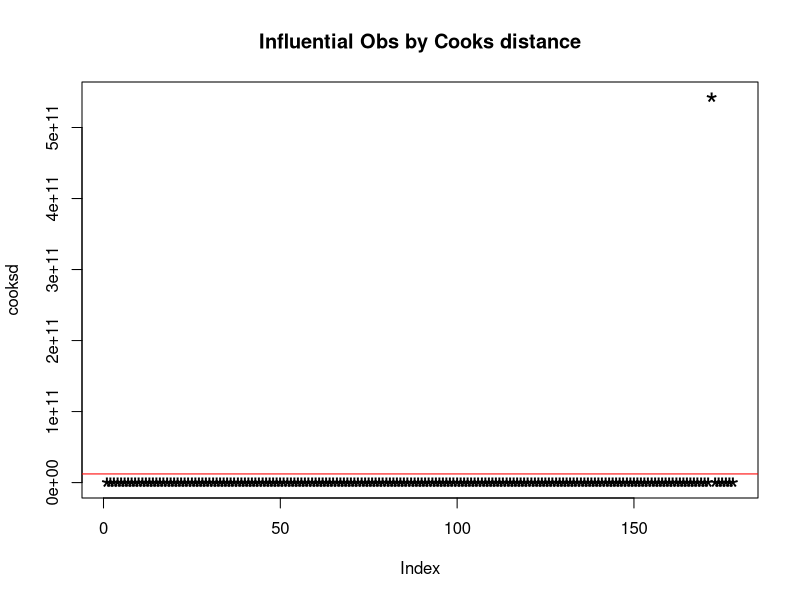
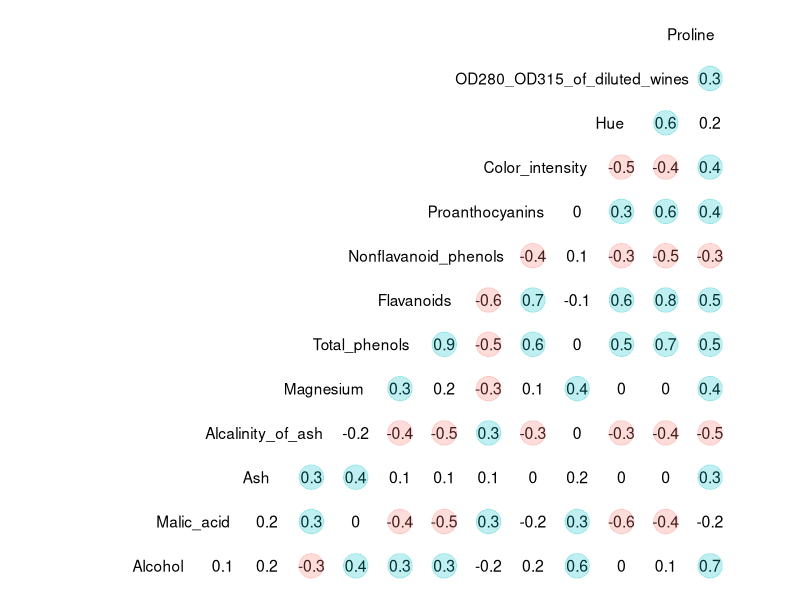
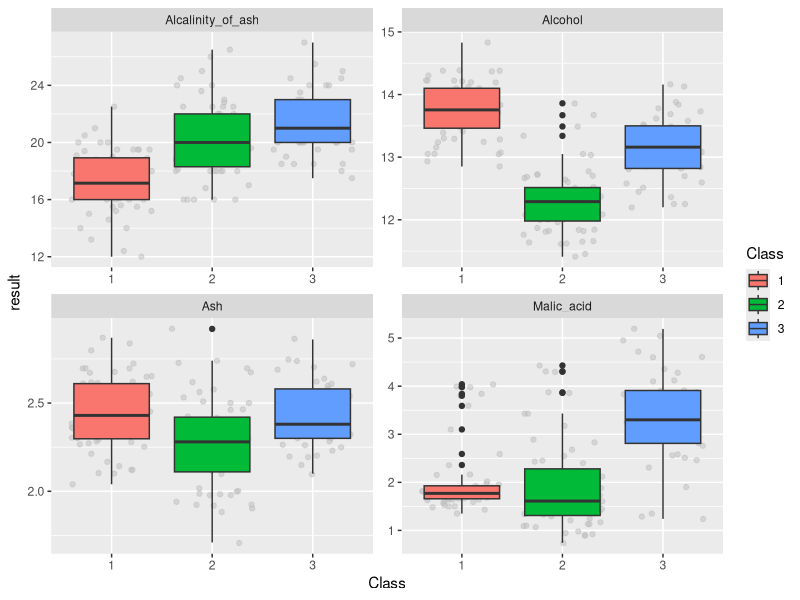
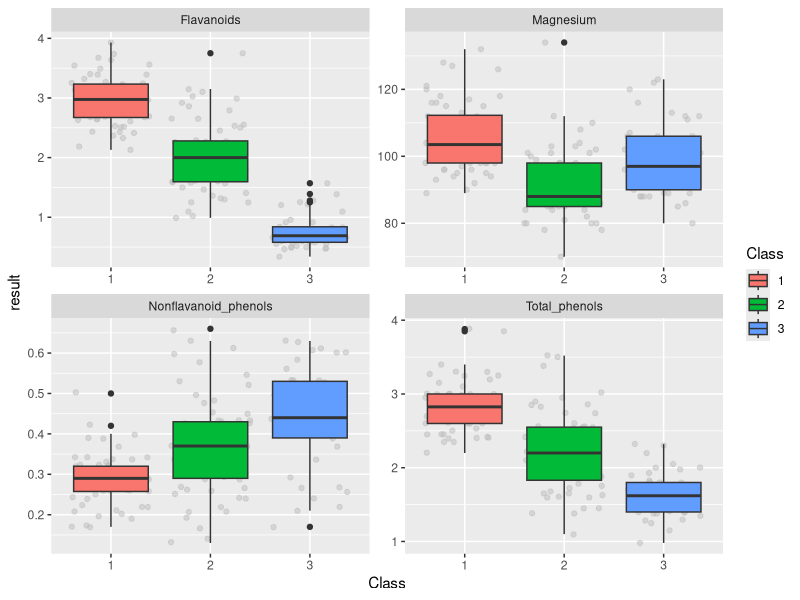
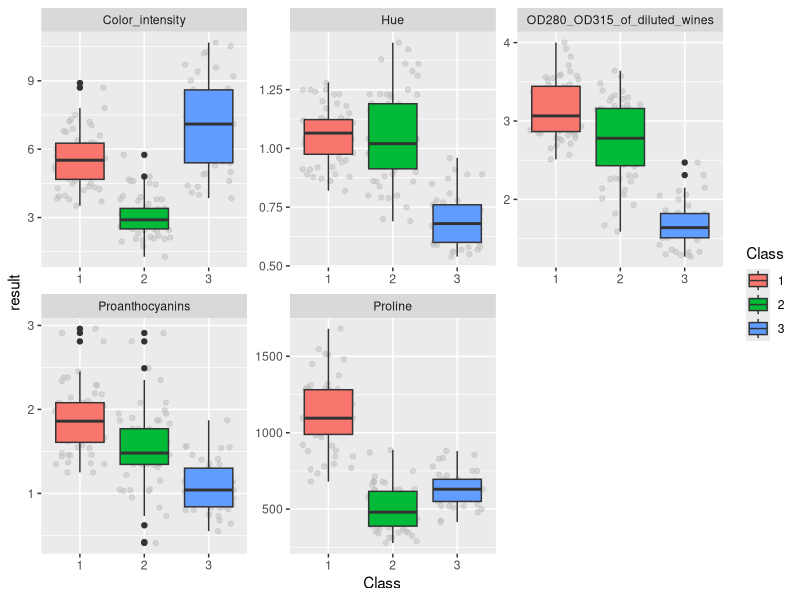
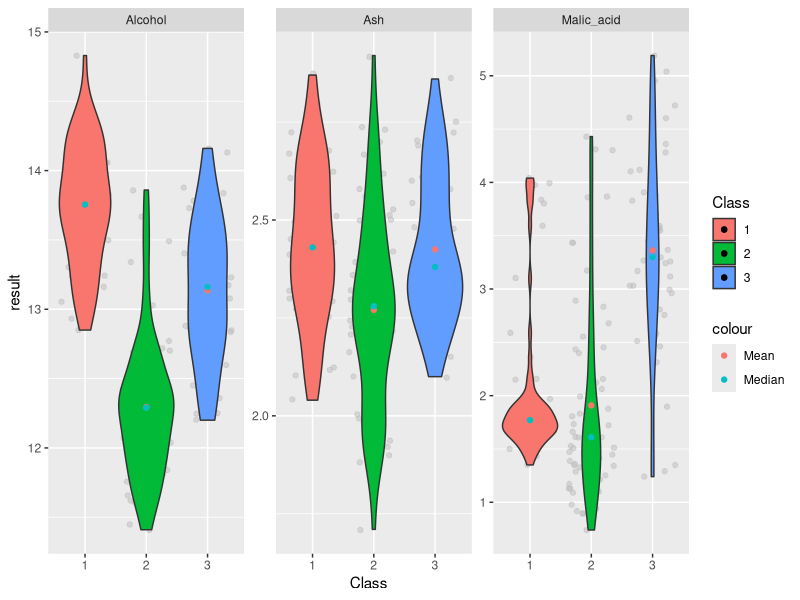
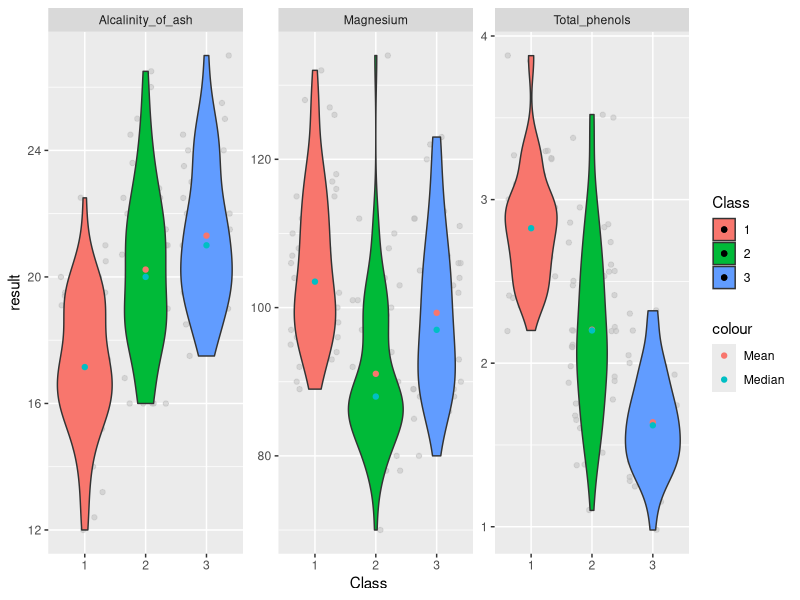
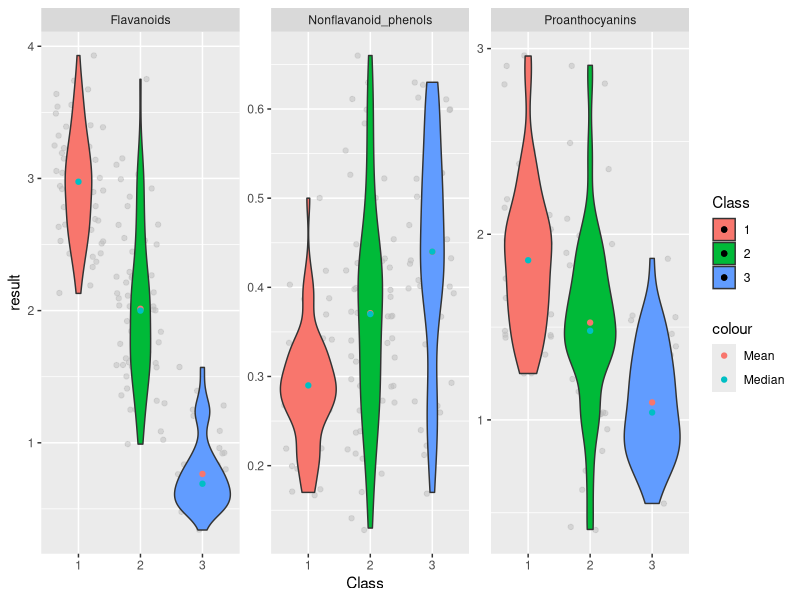

Source code (R) for these figures, in order:
## ---- chunk 1
knitr::opts_chunk$set(echo = TRUE)
## ---- chunk 2
library(tidyverse)
#library(caret)
#library(data.table)
#library(zoo)
#library(leaps)
#library(imputeTS)
library(dplyr)
library(MASS)
library(corrplot)
library(GGally)
#library(mosaic)
## ---- chunk 3
winedata<- read.csv("wine.txt", header = F)
head(winedata)
## ---- chunk 4
colnames(winedata)<- c("Class", "Alcohol", "Malic_acid","Ash","Alcalinity_of_ash","Magnesium","Total_phenols","Flavanoids","Nonflavanoid_phenols","Proanthocyanins",
                       "Color_intensity","Hue","OD280_OD315_of_diluted_wines","Proline")
#column_names<- colnames(wine_data)
colnames(winedata)
## ---- chunk 5
winedata$Class <- as.factor(winedata$Class)
str(winedata)
## ---- chunk 6
Class1 <- mean(winedata$Class == 1)
Class1
Class2 <- mean(winedata$Class == 2)
Class2
Class3 <- mean(winedata$Class == 3)
Class3
## ---- chunk 7
winedata$Malic_acid <- as.numeric(winedata$Malic_acid)
winedata$Alcalinity_of_ash<- as.numeric(winedata$Alcalinity_of_ash)
winedata$Magnesium<- as.numeric(winedata$Magnesium)
winedata$Proanthocyanins<- as.numeric(winedata$Proanthocyanins)
winedata$Proline<- as.numeric(winedata$Proline)
str(winedata)
## ---- chunk 8
sum(is.na(winedata))
## ---- chunk 9
newwinedata<- winedata %>% mutate(across(where(is.numeric), ~replace_na(., median(., na.rm=TRUE))))
str(newwinedata)
sum(is.na(newwinedata))
## ---- chunk 10
summary(newwinedata)
## ---- chunk 11
dim(newwinedata)
## ---- chunk 12
outliers = c()
for (i in 2:14) {
  stats = boxplot.stats(newwinedata[[i]])$stats
  bottom_outlier_rows = which(newwinedata[[i]] < stats[1])
  top_outlier_rows = which(newwinedata[[i]] > stats[5])
  outliers = c(outliers , top_outlier_rows[ !top_outlier_rows %in% outliers ] )
  outliers = c(outliers , bottom_outlier_rows[ !bottom_outlier_rows %in% outliers ] )
}
outliers
## ---- chunk 13
mod<- lm(as.integer(Class) ~., data = newwinedata)
cooksd<- cooks.distance(mod)
plot(cooksd, pch = "*", cex = 2, main = "Influential Obs by Cooks distance")
abline(h = 4*mean(cooksd, na.rm = T), col = "red")

## ---- chunk 14
clean_outliers = as.numeric(rownames(newwinedata[cooksd > 4 * mean(cooksd, na.rm=T),]))
outliers = c(outliers, clean_outliers[!clean_outliers %in% outliers ])

clean_Data = newwinedata[-outliers,]
summary(clean_Data)
str(clean_Data)
## ---- chunk 15
options(repr.plot.width=6, repr.plot.height=4)  

ggcorr(clean_Data[,2:14], geom = "blank", label = TRUE, 
       hjust = 0.9, layout.exp = 2) +
  geom_point(size = 8, aes(color = coefficient > 0, 
                           alpha = abs(coefficient) > 0.25)) +
  scale_alpha_manual(values = c("TRUE" = 0.25, "FALSE" = 0)) +
  guides(color = FALSE, alpha = FALSE)
## ---- chunk 16
clean_Data%>% gather(2:5, key = "variables", value = "result") %>%
  ggplot(aes(Class, result, fill = Class)) +
  geom_jitter(color = "grey", alpha = 0.5)+
  geom_boxplot()+
  theme_get()+
  facet_wrap(.~variables, scale = "free")
## ---- chunk 17
clean_Data%>% gather(6:9, key = "variables", value = "result") %>%
  ggplot(aes(Class, result, fill = Class)) +
  geom_jitter(color = "grey", alpha = 0.5)+
  geom_boxplot()+
  theme_get()+
  facet_wrap(.~variables, scale = "free")
## ---- chunk 18
clean_Data%>% gather(10:14, key = "variables", value = "result") %>%
  ggplot(aes(Class, result, fill = Class)) +
  geom_jitter(color = "grey", alpha = 0.5)+
  geom_boxplot()+
  theme_get()+
  facet_wrap(.~variables, scale = "free")
## ---- chunk 19
clean_Data%>% gather(2:4, key = "variables", value = "result") %>%
  ggplot(aes(Class, result, fill = Class)) +
  geom_jitter(color = "grey", alpha = 0.5)+
  geom_violin()+
  stat_summary(fun = "mean",
               geom = "point",
               aes(color = "Mean")) +
  stat_summary(fun = "median",
               geom = "point",
               aes(color = "Median"))+
  theme_get()+
  facet_wrap(.~variables, scale = "free")
## ---- chunk 20
clean_Data%>% gather(5:7, key = "variables", value = "result") %>%
  ggplot(aes(Class, result, fill = Class)) +
  geom_jitter(color = "grey", alpha = 0.5)+
  geom_violin()+
  stat_summary(fun = "mean",
               geom = "point",
               aes(color = "Mean")) +
  stat_summary(fun = "median",
               geom = "point",
               aes(color = "Median"))+
  theme_get()+
  facet_wrap(.~variables, scale = "free")
## ---- chunk 21
clean_Data%>% gather(8:10, key = "variables", value = "result") %>%
  ggplot(aes(Class, result, fill = Class)) +
  geom_jitter(color = "grey", alpha = 0.5)+
  geom_violin()+
  stat_summary(fun = "mean",
               geom = "point",
               aes(color = "Mean")) +
  stat_summary(fun = "median",
               geom = "point",
               aes(color = "Median"))+
  theme_get()+
  facet_wrap(.~variables, scale = "free")
## ---- chunk 22
clean_Data%>% gather(11:14, key = "variables", value = "result") %>%
  ggplot(aes(Class, result, fill = Class)) +
  geom_jitter(color = "grey", alpha = 0.3)+
  geom_violin()+
  stat_summary(fun = "mean",
               geom = "point",
               aes(color = "Mean")) +
  stat_summary(fun = "median",
               geom = "point",
               aes(color = "Median"))+
  theme_get()+
  facet_wrap(.~variables, scale = "free")
## ---- chunk 23
clean_Data %>% gather(2:5, key = "variables", value = "result") %>%
  ggplot(aes(result)) +
  geom_histogram(aes(fill = variables), color = "white")+
  theme_get()+
  facet_wrap(.~variables, scale = "free") +
  theme(legend.position = "none")

## ---- chunk 24
clean_Data %>% gather(6:9, key = "variables", value = "result") %>%
  ggplot(aes(result)) +
  geom_histogram(aes(fill = variables), color = "white")+
  theme_get()+
  facet_wrap(.~variables, scale = "free") +
  theme(legend.position = "none")
## ---- chunk 25
clean_Data %>% gather(10:14, key = "variables", value = "result") %>%
  ggplot(aes(result)) +
  geom_histogram(aes(fill = variables), color = "white")+
  theme_get()+
  facet_wrap(.~variables, scale = "free") +
  theme(legend.position = "none")

## ---- chunk 26
clean_Data %>% gather(2:5, key = "variables", value = "result") %>%
  ggplot(aes(result, fill = Class)) +
  geom_density(alpha = 0.7)+
  theme_get()+
  facet_wrap(.~variables, scale = "free")
## ---- chunk 27
clean_Data %>% gather(6:9, key = "variables", value = "result") %>%
  ggplot(aes(result, fill = Class)) +
  geom_density(alpha = 0.7)+
  theme_get()+
  facet_wrap(.~variables, scale = "free")
## ---- chunk 28
clean_Data %>% gather(10:14, key = "variables", value = "result") %>%
  ggplot(aes(result, fill = Class)) +
  geom_density(alpha = 0.7)+
  theme_get()+
  facet_wrap(.~variables, scale = "free")
